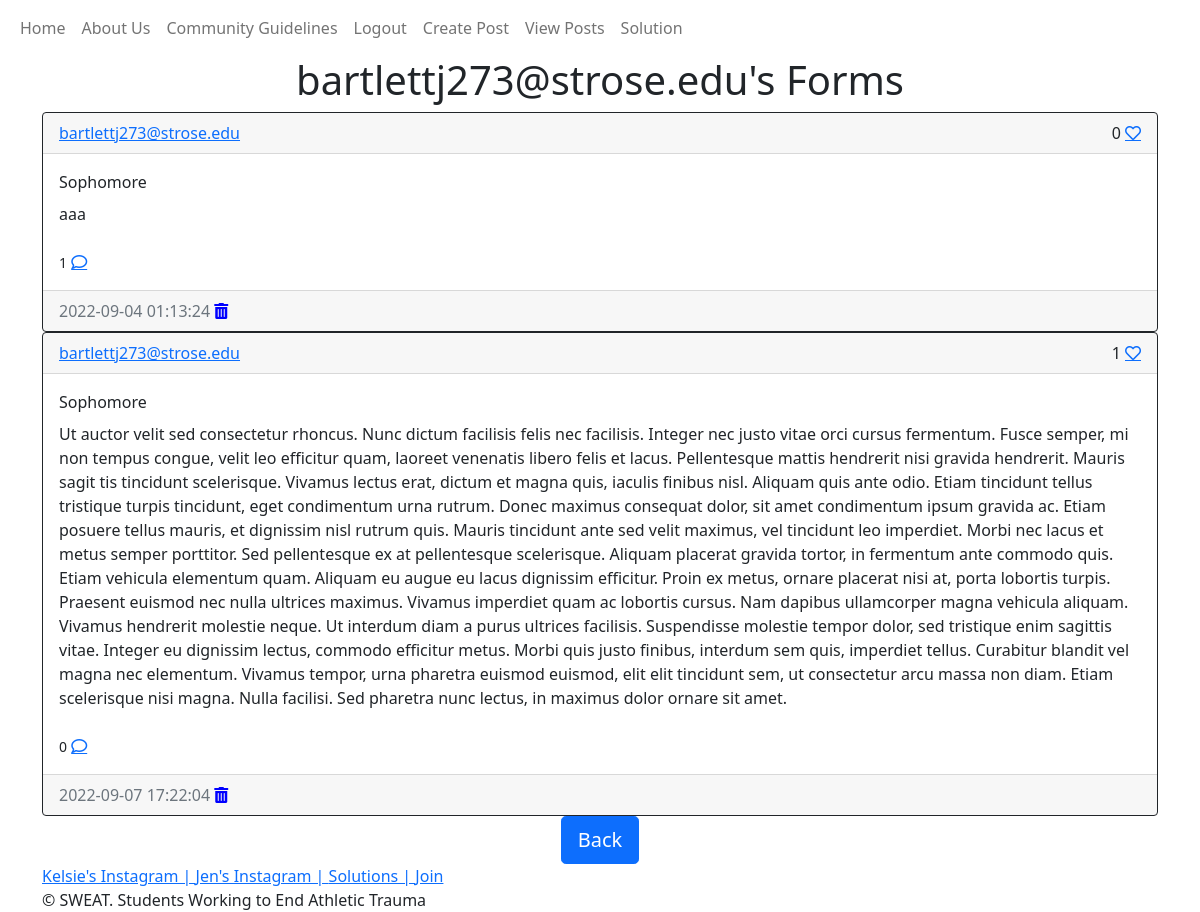
Page /posts/bartlettj273@strose.edu (signed in) on the committed database.
### website/models.py (models this page shows)
class Post(db.Model):
    id = db.Column(db.Integer, primary_key=True)
    text = db.Column(db.Text, nullable=False)
    categ = db.Column(db.Text, nullable=True)
    browser = db.Column(db.Text, nullable=True)
    date_created = db.Column(db.DateTime(timezone=True), default=func.now())
    author = db.Column(db.Integer, db.ForeignKey('user.id', ondelete="CASCADE"), nullable=False)
    comments = db.relationship('Comment', backref='post', passive_deletes=True)
    likes = db.relationship('Like', backref='post', passive_deletes=True)

class User(db.Model, UserMixin):
    id = db.Column(db.Integer, primary_key=True)
    email = db.Column(db.String(150), unique=True)
    username = db.Column(db.String(150), unique=True)
    password = db.Column(db.String(150))
    date_created = db.Column(db.DateTime(timezone=True), default=func.now())
    posts = db.relationship('Post', backref='user', passive_deletes=True)
    comments = db.relationship('Comment', backref='user', passive_deletes=True)
    likes = db.relationship('Like', backref='user', passive_deletes=True)

### website/views.py (the view)
@views.route("/posts/<username>")
@login_required
def posts(username):
    user = User.query.filter_by(username=username).first()
    if not user:
        flash('No user with that username exists.', category='error')
        return redirect(url_for('views.view_posts'))
    posts=Post.query.filter_by(author=user.id).all()
    return render_template("posts.html", user=current_user, posts=posts, username=username)

### website/__init__.py (called while the page is built)
def create_app():
    app = Flask(__name__)
    app.config['SECRET_KEY'] = "helloworld"
    app.config['SQLALCHEMY_DATABASE_URI'] = f'sqlite:///{DB_NAME}'
    app.config['RECAPTCHA_PUBLIC_KEY'] = '6Lf2mcMhAAAAAHPekK8_exQ5enP1db6kYKlevRyb'
    app.config['RECAPTCHA_PRIVATE_KEY'] = '6Lf2mcMhAAAAALsvyxebf4_d8gSHDE5ZkYa3hNpo'
    recaptcha = ReCaptcha(app)
    db.init_app(app)
    from .views import views
    from .auth import auth
    app.register_blueprint(views, url_prefix="/")
    app.register_blueprint(auth, url_prefix="/")
    from .models import User, Post, Comment, Like
    create_database(app)
    login_manager = LoginManager()
    login_manager.login_view = "auth.login"
    login_manager.init_app(app)
    @login_manager.user_loader
    def load_user(id):
        return User.query.get(int(id))
    return app

### website/templates/posts.html
{% extends "posts_div.html" %} {% block title %}{{username}}'s Forms{% endblock %} {% block header
%}{{username}}'s Forms {% endblock %}
{% block footer %}
<div class="post" align="center">
    <a href="/view_posts">
        <button type="button" class="btn btn-primary btn-lg">
            Back
        </button></a>
</div>
{%endblock %}

### website/templates/posts_div.html (shortened to what this page needs)
{% extends "base.html" %} {% block title %}Home{% endblock %} {% block content
%}
<head>
    <link rel="stylesheet" href="https://use.fontawesome.com/releases/v5.6.3/css/all.css">
</head>
<h1 align="center">{% block header %}Posts{% endblock %}</h1>
<div id="posts">
    {% for post in posts %}
    <div class="card border-dark">
        <div class="card-header d-flex justify-content-between align-items-center">
            <a href="/posts/{{post.user.username}}">{{post.user.username}}</a>
            <div>
                                <link rel="stylesheet" href="https://use.fontawesome.com/releases/v5.13.0/css/all.css">
                <span id="likes-count-{{post.id}}">
        {{ post.likes|length }}</span>
                {% if user.id in post.likes|map(attribute="author")|list %}
                <a
                        class="fas fa-heart"
                        id="like-button-{{post.id}}"
                        onclick="like({{post.id}})"
                ></a>
                {% else %}
                <a
                        class="far fa-heart"
                        id="like-button-{{post.id}}"
                        onclick="like({{post.id}})"
                ></a>
                {% endif %}
            </div>
        </div>
        <div class="card-body">
            <div class="card-title">{{post.browser}}</div>
<div class="ex1">{{ post.text }}</div>
            <br/>
            <p class="card-text">
                {% if post.comments|length >= 0 %}
                    <small>{{post.comments|length}}</small>
                <a data-bs-toggle="collapse""
                        class="fa-regular fa-comment"
                        href="#comments-{{post.id}}"
                ></a>
                {% else %}
                <small class="text-muted"> No Comments</small>
                {% endif %}
            </p>
        </div>
        <div class="card-footer text-muted">
            {{post.date_created}}
                    <a style="color:blue;"
                        class="fas fa-trash-can"
                        href="/delete-post/{{post.id}}"
                ></a>
        </div>
    </div>
        {% endfor %}
    {% block footer %}{% endblock %} {% endblock %}

### website/templates/base.html (shortened to what this page needs)
<!DOCTYPE html>
<html lang="en">
<head>
    <link
            href="https://cdn.jsdelivr.net/npm/bootstrap@5.0.2/dist/css/bootstrap.min.css"
            rel="stylesheet"
    />
</head>
<body>
<nav class="navbar navbar-expand-lg navbar-light">
    <div class="container-fluid">
        <div class="collapse navbar-collapse" id="navbar">
            <div class="navbar-nav">
                <a class="nav-item nav-link" href="/home">Home</a>
                <a class="nav-item nav-link" href="/about_us">About Us</a>
                <a class="nav-item nav-link" href="/community_guidelines">Community Guidelines</a>
                {% if user.is_authenticated%}
                <a class="nav-item nav-link" href="/logout">Logout</a>
                <a class="nav-item nav-link" href="/create-post">Create Post</a>
                <a class="nav-item nav-link" href="/view_posts/">View Posts</a>
                <a class="nav-item nav-link" href="/solutions/">Solution</a>
                {%else%}
                <a class="nav-item nav-link" href="/login">Login</a>
                <a class="nav-item nav-link sign-up" href="/sign-up">Sign Up</a>
                {%endif%}
            </div>
        </div>
    </div>
</nav>
<div class="container">{% block content %}{% endblock %}</div>
<footer class="l-footer layout_compact" itemscope="itemscope" itemtype="https://schema.org/WPFooter">
    <div class="l-subfooter at_bottom">
        <div class="l-subfooter-h i-cf">
            <div class="w-menu ">
                <div class="w-menu-list">
                    <a class="w-menu-item menu-item menu-item-type-post_type menu-item-object-page"
                       href="https://www.instagram.com/kelsieschwager/?hl=en">
                        <span>Kelsie's Instagram | </span>
                    </a>
                    <a class="w-menu-item menu-item menu-item-type-custom menu-item-object-custom"
                       href="https://www.instagram.com/jbartlett_10/">
                        <span>Jen's Instagram | </span>
                    </a>
                    <a class="w-menu-item menu-item menu-item-type-custom menu-item-object-custom" href="/solutions">
                        <span>Solutions | </span></a>
                    <a class="w-menu-item menu-item menu-item-type-custom menu-item-object-custom" href="/sign-up">
                        <span>Join</span>
                    </a>
                </div>
            </div>
            <div class="w-copyright">© SWEAT. Students Working to End Athletic Trauma</div>
        </div>
    </div>
</footer>
</body>
</html>

### rows in the picture
Post: user.username "bartlettj273@strose.edu", likes|length "0", browser "Sophomore", text "aaa", comments|length "1", date_created "2022-09-04 01:13:24"
Post: user.username "bartlettj273@strose.edu", likes|length "1", browser "Sophomore", text "Ut auctor velit sed consectetur rhoncus. Nunc dictum facilisis felis nec facilisis. Integer nec justo vitae orci cursus fermentum. Fusce semper, mi non tempus congue, velit leo efficitur quam, laoreet venenatis libero felis et lacus. Pellentesque mattis hendrerit nisi gravida hendrerit. Mauris sagit tis tincidunt scelerisque. Vivamus lectus erat, dictum et magna quis, iaculis finibus nisl. Aliquam quis ante odio. Etiam tincidunt tellus tristique turpis tincidunt, eget condimentum urna rutrum. Donec maximus consequat dolor, sit amet condimentum ipsum gravida ac. Etiam posuere tellus mauris, et dignissim nisl rutrum quis. Mauris tincidunt ante sed velit maximus, vel tincidunt leo imperdiet.…", comments|length "0", date_created "2022-09-07 17:22:04"

### other values in the picture
{{ username }} "bartlettj273@strose.edu"
